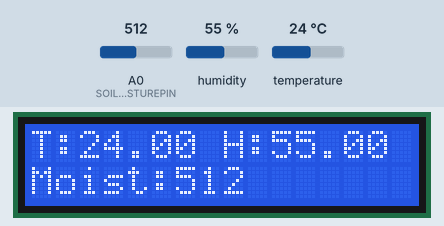
A sketch run on a simulated ESP8266 (NodeMCU). On the bench: 16×2 character LCD. The inputs (shaded band) are chosen by the test bench; at power-on: humidity 55 %, A0 (SOILMOISTUREPIN) = 512, temperature 24 °C. WiFi joins after 1.5 s; servers stay silent unless stated; what the sketch prints to the serial monitor is not drawn.

Above: at 4.7 s.
4.8 s: humidity set to 22 %
At 6.4 s:
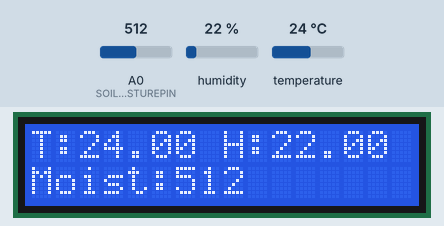
7.7 s: A0 (SOILMOISTUREPIN) set to 716
At 9.1 s:
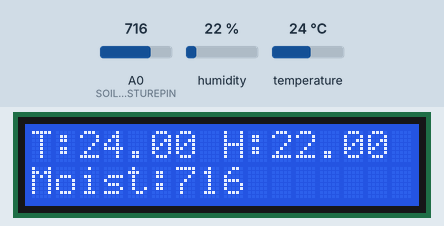
10.6 s: A0 (SOILMOISTUREPIN) set to 107
At 13.3 s:
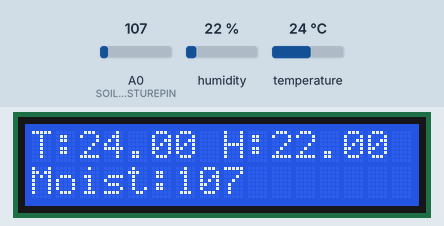
16.9 s: A0 (SOILMOISTUREPIN) set to 93
At 17.6 s:
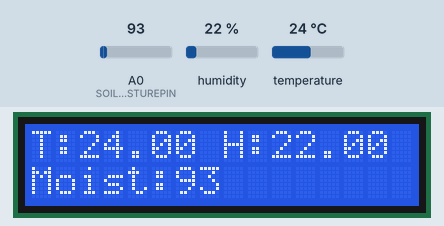
19.8 s: temperature set to 12 °C
At 21.9 s:
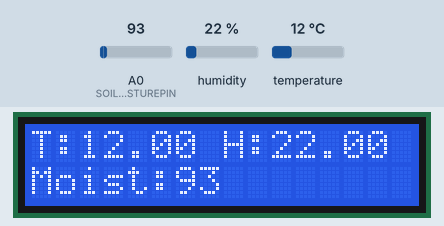
22.9 s: humidity set to 40 %
At 24.6 s:
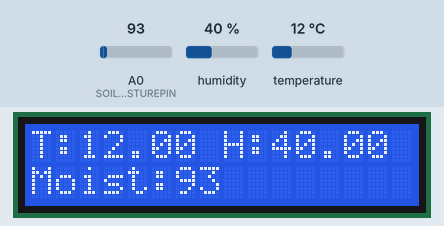
Timing chart, 0 to 26.1 s (numbered marks = the images above; inputs shaded):
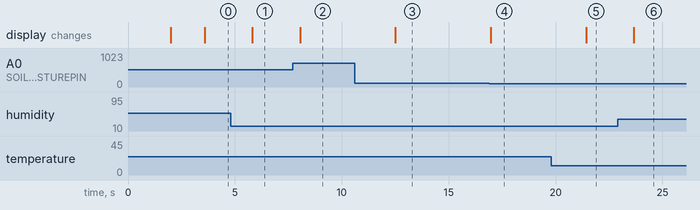

Measured:
- after the input at 4.8 s, the display: changes after 1.0 s (image 1)
- after the input at 7.7 s, the display: changes after 0.35 s (image 2)
- after the input at 10.6 s, the display: changes after 1.9 s (image 3)
- after the input at 16.9 s, the display: changes after 0.07 s (image 4)
- after the input at 19.8 s, the display: changes after 1.6 s (image 5)
- after the input at 22.9 s, the display: changes after 0.75 s (image 6)

The sketch:

Line_following_RCv2_copy_20240405142951.ino
```cpp
#include <DHT.h>            // Include the DHT library for the DHT sensor
#include <LiquidCrystal.h>  // Include the LiquidCrystal library for the LCD display
#include <ESP8266WiFi.h>    // Include the ESP8266WiFi library for WiFi connectivity

// ThingSpeak Settings
String apiKey = "OZAYN8FLZDEDAQIJ";  // Enter your Write API key from ThingSpeak

// WiFi Settings
const char *ssid = "KAGIMBURA_Home";   //  WiFi SSID
const char *pass = "ERIC@2023";       //  WiFi password
const char *server = "api.thingspeak.com"; // ThingSpeak API server

// Sensor and LCD Pins
#define DHTPIN D2           // DHT sensor is connected to pin D2
#define SOILMOISTUREPIN A0  // Soil moisture sensor is connected to analog pin A0

#define RS D3  // LCD pin for register select
#define EN D4  // LCD pin for enable
#define D4 D5  // LCD data pin 4
#define D5 D6  // LCD data pin 5
#define D6 D7  // LCD data pin 6
#define D7 D8  // LCD data pin 7

// Initialize DHT sensor and LCD display
DHT dht(DHTPIN, DHT11);                // DHT sensor type DHT11
LiquidCrystal lcd(RS, EN, D4, D5, D6, D7); // Initialize the LCD

WiFiClient client;  // Create a WiFiClient object

void setup() {
  Serial.begin(115200); // Start serial communication at 115200 baud rate
  delay(2000);          // Wait for 2 seconds

  lcd.begin(16, 2);     // Set up the LCD's number of columns and rows
  dht.begin();          // Start the DHT sensor

  Serial.println("Connecting to WiFi");
  Serial.println(ssid);

  WiFi.begin(ssid, pass); // Connect to WiFi network

  // Wait for connection
  while (WiFi.status() != WL_CONNECTED) {
    delay(500);
    Serial.print(".");
  }
  Serial.println("\nWiFi connected");
}

void loop() {
  // Read humidity, temperature, and soil moisture values
  float h = dht.readHumidity();
  float t = dht.readTemperature();
  int soilMoisture = analogRead(SOILMOISTUREPIN);

  // Display the readings on the LCD
  lcd.clear();
  lcd.setCursor(0, 0);
  lcd.print("T:"); lcd.print(t); lcd.print(" H:"); lcd.print(h);
  lcd.setCursor(0, 1);
  lcd.print("Moist:"); lcd.print(soilMoisture);

  // Check if any reads failed and exit early (to try again).
  if (isnan(h) || isnan(t)) {
    Serial.println("Failed to read from DHT sensor!");
    return;
  }

  // Connect to ThingSpeak
  if (client.connect(server, 80)) {
    String postStr = apiKey;
    postStr += "&field1=" + String(t);
    postStr += "&field2=" + String(h);
    postStr += "&field3=" + String(soilMoisture);
    postStr += "\r\n\r\n";

    // Create data string and send it to ThingSpeak
    client.print("POST /update HTTP/1.1\n");
    client.print("Host: api.thingspeak.com\n");
    client.print("Connection: close\n");
    client.print("X-THINGSPEAKAPIKEY: " + apiKey + "\n");
    client.print("Content-Type: application/x-www-form-urlencoded\n");
    client.print("Content-Length: " + String(postStr.length()) + "\n\n");
    client.print(postStr);

    Serial.println("Data sent to ThingSpeak");
  }
  client.stop(); // Stop the client

  Serial.println("Waiting...");
  delay(2000); // ThingSpeak requires a minimum 15 seconds delay between updates, using 2 seconds for demonstration
}
```
